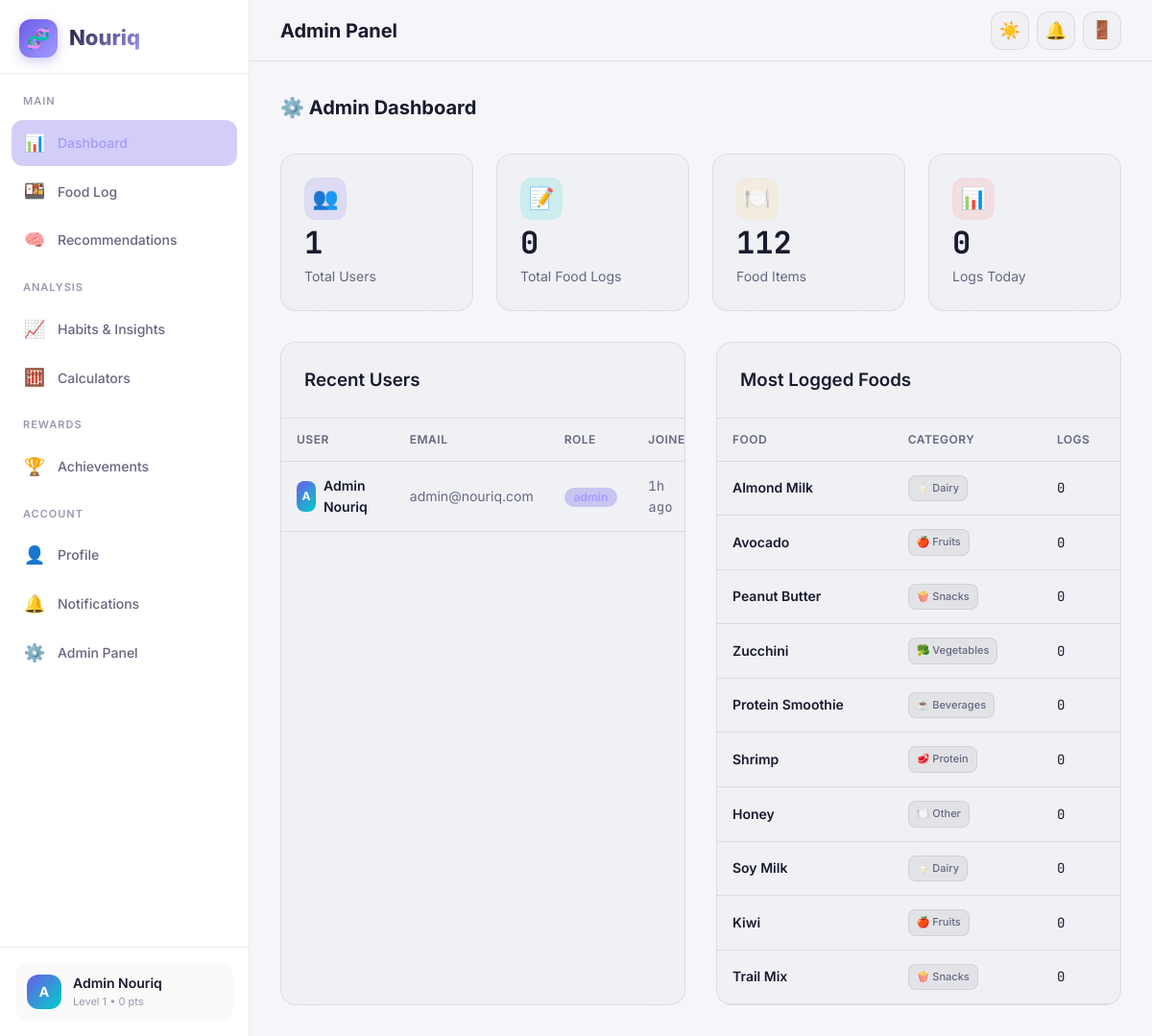
Page /admin/ (signed in) on the committed database.
### tables this page shows
CREATE TABLE IF NOT EXISTS profiles (
    id INT AUTO_INCREMENT PRIMARY KEY,
    user_id INT NOT NULL UNIQUE,
    first_name VARCHAR(100) DEFAULT '',
    last_name VARCHAR(100) DEFAULT '',
    age INT NULL,
    gender ENUM('male','female','other') NULL,
    height_cm DECIMAL(5,1) NULL,
    weight_kg DECIMAL(5,1) NULL,
    bmi DECIMAL(4,1) NULL,
    activity_level ENUM('sedentary','light','moderate','active','very_active') DEFAULT 'moderate',
    diet_type ENUM('omnivore','vegetarian','vegan','keto','paleo','mediterranean') DEFAULT 'omnivore',
    health_goal ENUM('weight_loss','muscle_gain','maintenance','general_health') DEFAULT 'maintenance',
    allergies JSON NULL,
    daily_calorie_target INT DEFAULT 2000,
    daily_protein_target INT DEFAULT 50,
    daily_carb_target INT DEFAULT 250,
    daily_fat_target INT DEFAULT 65,
    avatar_url VARCHAR(500) NULL,
    created_at TIMESTAMP DEFAULT CURRENT_TIMESTAMP,
    updated_at TIMESTAMP DEFAULT CURRENT_TIMESTAMP ON UPDATE CURRENT_TIMESTAMP,
    FOREIGN KEY (user_id) REFERENCES users(id) ON DELETE CASCADE
);

CREATE TABLE IF NOT EXISTS user_points (
    id INT AUTO_INCREMENT PRIMARY KEY,
    user_id INT NOT NULL UNIQUE,
    total_points INT NOT NULL DEFAULT 0,
    level INT NOT NULL DEFAULT 1,
    updated_at TIMESTAMP DEFAULT CURRENT_TIMESTAMP ON UPDATE CURRENT_TIMESTAMP,
    FOREIGN KEY (user_id) REFERENCES users(id) ON DELETE CASCADE
);

CREATE TABLE IF NOT EXISTS users (
    id INT AUTO_INCREMENT PRIMARY KEY,
    email VARCHAR(255) NOT NULL UNIQUE,
    username VARCHAR(100) NOT NULL UNIQUE,
    password_hash VARCHAR(255) NOT NULL,
    role ENUM('user','admin') NOT NULL DEFAULT 'user',
    remember_token VARCHAR(255) NULL,
    reset_token VARCHAR(255) NULL,
    reset_expires DATETIME NULL,
    is_active TINYINT(1) NOT NULL DEFAULT 1,
    created_at TIMESTAMP DEFAULT CURRENT_TIMESTAMP,
    updated_at TIMESTAMP DEFAULT CURRENT_TIMESTAMP ON UPDATE CURRENT_TIMESTAMP,
    INDEX idx_email (email),
    INDEX idx_username (username),
    INDEX idx_remember_token (remember_token),
    INDEX idx_reset_token (reset_token)
);

### includes/functions.php (called while the page is built, shortened)
<?php
function getCurrentUserId() {
    return $_SESSION['user_id'] ?? null;
}
function getCurrentUser() {
    $db = getDB();
    $stmt = $db->prepare("SELECT u.*, p.first_name, p.last_name, p.avatar_url FROM users u LEFT JOIN profiles p ON u.id = p.user_id WHERE u.id = ?");
    $stmt->execute([getCurrentUserId()]);
    return $stmt->fetch();
}
function sanitize($input) {
    return htmlspecialchars(strip_tags(trim($input)), ENT_QUOTES, 'UTF-8');
}
function timeAgo($datetime) {
    $time = strtotime($datetime);
    $diff = time() - $time;
    if ($diff < 86400) return floor($diff / 3600) . 'h ago';
    return date('M j', $time);
}
function getUserPoints($userId) {
    $db = getDB();
    $stmt = $db->prepare("SELECT * FROM user_points WHERE user_id = ?");
    $stmt->execute([$userId]);
    return $stmt->fetch() ?: ['total_points' => 0, 'level' => 1];
}
function getDisplayName($user) {
    if (!empty($user['first_name'])) {
        return $user['first_name'] . (!empty($user['last_name']) ? ' ' . $user['last_name'] : '');
    }
    return $user['username'] ?? 'User';
}

### admin/index.php (the view, shortened to what this page needs)
<?php
$pageTitle = 'Admin Panel';
$db = getDB();
$totalUsers = $db->query("SELECT COUNT(*) FROM users")->fetchColumn();
$totalLogs = $db->query("SELECT COUNT(*) FROM food_logs")->fetchColumn();
$totalFoods = $db->query("SELECT COUNT(*) FROM food_items")->fetchColumn();
$todayLogs = $db->prepare("SELECT COUNT(*) FROM food_logs WHERE DATE(logged_at) = CURDATE()");
$todayLogs->execute();
$todayLogs = $todayLogs->fetchColumn();
$recentUsers = $db->query("SELECT u.*, p.first_name, p.last_name FROM users u LEFT JOIN profiles p ON u.id = p.user_id ORDER BY u.created_at DESC LIMIT 10")->fetchAll();
$topFoods = $db->query("SELECT fi.name, fi.category, COUNT(fl.id) as log_count FROM food_items fi LEFT JOIN food_logs fl ON fi.id = fl.food_item_id GROUP BY fi.id ORDER BY log_count DESC LIMIT 10")->fetchAll();
?>
<!DOCTYPE html>
<html lang="en" data-theme="dark">
<head>
    <link rel="stylesheet" href="<?php echo CSS_PATH; ?>main.css">
    <link rel="stylesheet" href="<?php echo CSS_PATH; ?>dashboard.css">
</head>
<body>
<div class="dashboard-layout">
    <?php include __DIR__ . '/../includes/header.php'; ?>
    <div class="page-content">
        <h2 class="section-title" style="margin-bottom:var(--space-xl)">⚙️ Admin Dashboard</h2>
        <div class="stats-grid stagger" style="margin-bottom:var(--space-xl)">
            <div class="glass-card stat-card">
                <div class="stat-icon" style="background:rgba(108,92,231,0.15)">👥</div>
                <div class="stat-value"><?php echo number_format($totalUsers); ?></div>
                <div class="stat-label">Total Users</div>
            </div>
            <div class="glass-card stat-card">
                <div class="stat-icon" style="background:rgba(0,206,201,0.15)">📝</div>
                <div class="stat-value"><?php echo number_format($totalLogs); ?></div>
                <div class="stat-label">Total Food Logs</div>
            </div>
            <div class="glass-card stat-card">
                <div class="stat-icon" style="background:rgba(253,203,110,0.15)">🍽️</div>
                <div class="stat-value"><?php echo number_format($totalFoods); ?></div>
                <div class="stat-label">Food Items</div>
            </div>
            <div class="glass-card stat-card">
                <div class="stat-icon" style="background:rgba(255,107,107,0.15)">📊</div>
                <div class="stat-value"><?php echo number_format($todayLogs); ?></div>
                <div class="stat-label">Logs Today</div>
            </div>
        </div>
        <div style="display:grid;grid-template-columns:1fr 1fr;gap:var(--space-xl)">
            <div class="glass-card-static" style="padding:0;overflow:hidden">
                <div style="padding:var(--space-lg);border-bottom:1px solid var(--border)">
                    <h3 style="font-weight:600">Recent Users</h3>
                </div>
                <table class="data-table">
                    <thead>
                        <tr>
                            <th>User</th>
                            <th>Email</th>
                            <th>Role</th>
                            <th>Joined</th>
                        </tr>
                    </thead>
                    <tbody>
                        <?php foreach ($recentUsers as $u): ?>
                        <tr>
                            <td>
                                <div class="flex items-center gap-sm">
                                    <div style="width:32px;height:32px;border-radius:var(--radius-sm);background:linear-gradient(135deg,var(--accent),var(--success));display:flex;align-items:center;justify-content:center;font-size:12px;font-weight:700;color:white">
                                        <?php echo strtoupper(substr($u['first_name'] ?: $u['username'], 0, 1)); ?>
                                    </div>
                                    <span class="font-semibold"><?php echo sanitize($u['first_name'] ? $u['first_name'] . ' ' . $u['last_name'] : $u['username']); ?></span>
                                </div>
                            </td>
                            <td class="text-secondary"><?php echo sanitize($u['email']); ?></td>
                            <td><span class="badge <?php echo $u['role'] === 'admin' ? 'badge-accent' : 'badge-info'; ?>"><?php echo $u['role']; ?></span></td>
                            <td class="text-secondary font-mono text-xs"><?php echo timeAgo($u['created_at']); ?></td>
                        </tr>
                        <?php endforeach; ?>
                    </tbody>
                </table>
            </div>
            <div class="glass-card-static" style="padding:0;overflow:hidden">
                <div style="padding:var(--space-lg);border-bottom:1px solid var(--border)">
                    <h3 style="font-weight:600">Most Logged Foods</h3>
                </div>
                <table class="data-table">
                    <thead>
                        <tr>
                            <th>Food</th>
                            <th>Category</th>
                            <th>Logs</th>
                        </tr>
                    </thead>
                    <tbody>
                        <?php
                        $catIcons = FOOD_CATEGORIES;
                        foreach ($topFoods as $f):
                        ?>
                        <tr>
                            <td class="font-semibold"><?php echo sanitize($f['name']); ?></td>
                            <td>
                                <span class="tag">
                                    <?php echo ($catIcons[$f['category']]['icon'] ?? '🍽️') . ' ' . ($catIcons[$f['category']]['label'] ?? $f['category']); ?>
                                </span>
                            </td>
                            <td class="font-mono"><?php echo $f['log_count']; ?></td>
                        </tr>
                        <?php endforeach; ?>
                    </tbody>
                </table>
            </div>
        </div>
    </div>
    <?php include __DIR__ . '/../includes/footer.php'; ?>
</div>
</body>
</html>

### includes/header.php (shortened to what this page needs)
<?php
$currentUser = getCurrentUser();
$displayName = getDisplayName($currentUser);
$initials = strtoupper(substr($currentUser['first_name'] ?? $currentUser['username'], 0, 1));
$userPoints = getUserPoints($currentUser['id']);
$currentPage = basename($_SERVER['PHP_SELF'], '.php');
?>
<aside class="sidebar" id="sidebar">
    <div class="sidebar-header">
        <div class="sidebar-logo-icon">🧬</div>
        <span class="sidebar-logo-text">Nouriq</span>
    </div>
    <nav class="sidebar-nav">
        <div class="nav-section">
            <div class="nav-section-title">Main</div>
            <a href="<?php echo APP_URL; ?>/dashboard/" class="nav-item <?php echo $currentPage === 'index' ? 'active' : ''; ?>">
                <span class="nav-icon">📊</span> Dashboard
            </a>
            <a href="<?php echo APP_URL; ?>/dashboard/food-log.php" class="nav-item <?php echo $currentPage === 'food-log' ? 'active' : ''; ?>">
                <span class="nav-icon">🍱</span> Food Log
            </a>
            <a href="<?php echo APP_URL; ?>/dashboard/recommendations.php" class="nav-item <?php echo $currentPage === 'recommendations' ? 'active' : ''; ?>">
                <span class="nav-icon">🧠</span> Recommendations
            </a>
        </div>
        <div class="nav-section">
            <div class="nav-section-title">Analysis</div>
            <a href="<?php echo APP_URL; ?>/dashboard/habits.php" class="nav-item <?php echo $currentPage === 'habits' ? 'active' : ''; ?>">
                <span class="nav-icon">📈</span> Habits & Insights
            </a>
            <a href="<?php echo APP_URL; ?>/dashboard/calculators.php" class="nav-item <?php echo $currentPage === 'calculators' ? 'active' : ''; ?>">
                <span class="nav-icon">🧮</span> Calculators
            </a>
        </div>
        <div class="nav-section">
            <div class="nav-section-title">Rewards</div>
            <a href="<?php echo APP_URL; ?>/dashboard/achievements.php" class="nav-item <?php echo $currentPage === 'achievements' ? 'active' : ''; ?>">
                <span class="nav-icon">🏆</span> Achievements
            </a>
        </div>
        <div class="nav-section">
            <div class="nav-section-title">Account</div>
            <a href="<?php echo APP_URL; ?>/dashboard/profile.php" class="nav-item <?php echo $currentPage === 'profile' ? 'active' : ''; ?>">
                <span class="nav-icon">👤</span> Profile
            </a>
            <a href="<?php echo APP_URL; ?>/dashboard/notifications.php" class="nav-item <?php echo $currentPage === 'notifications' ? 'active' : ''; ?>">
                <span class="nav-icon">🔔</span> Notifications
            </a>
            <?php if ($currentUser['role'] === 'admin'): ?>
            <a href="<?php echo APP_URL; ?>/admin/" class="nav-item">
                <span class="nav-icon">⚙️</span> Admin Panel
            </a>
            <?php endif; ?>
        </div>
    </nav>
    <div class="sidebar-footer">
        <a href="<?php echo APP_URL; ?>/dashboard/profile.php" class="sidebar-user" style="text-decoration:none">
            <div class="sidebar-avatar"><?php echo $initials; ?></div>
            <div class="sidebar-user-info">
                <div class="user-name"><?php echo sanitize($displayName); ?></div>
                <div class="user-level">Level <?php echo $userPoints['level']; ?> • <?php echo number_format($userPoints['total_points']); ?> pts</div>
            </div>
        </a>
    </div>
</aside>
<div class="main-content">
    <header class="top-bar">
        <div class="top-bar-left">
            <h1 class="page-title" id="pageTitle"><?php echo $pageTitle ?? 'Dashboard'; ?></h1>
        </div>
        <div class="top-bar-right">
            <button class="top-bar-btn" id="themeToggle" title="Toggle theme">🌙</button>
            <div style="position:relative">
                <button class="top-bar-btn" id="notifBtn" title="Notifications">
                    🔔
                </button>
            </div>
            <a href="<?php echo APP_URL; ?>/auth/logout.php" class="top-bar-btn" title="Sign Out">🚪</a>
        </div>
    </header>

### rows in the picture
profiles: first_name "A", displayName "Admin Nouriq", first_name+last_name "Admin Nouriq", user.email "admin@nouriq.com", user.role "admin", user.created_at "1h ago"
user_points: level "1", total_points "0"

### other values in the picture
$pageTitle "Admin Panel"
$totalUsers "1"
$totalLogs "0"
$totalFoods "112"
$todayLogs "0"
$f['name'] "Almond Milk"
$catIcons[$f['category']]['icon'] "🥛"
$catIcons[$f['category']]['label'] "Dairy"
$f['log_count'] "0"
$f['name'] "Avocado"
$catIcons[$f['category']]['icon'] "🍎"
$catIcons[$f['category']]['label'] "Fruits"
$f['name'] "Peanut Butter"
$catIcons[$f['category']]['icon'] "🍿"
$catIcons[$f['category']]['label'] "Snacks"
